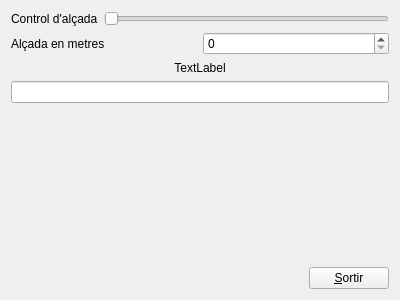
<?xml version="1.0" encoding="UTF-8"?>
<ui version="4.0">
 <class>Form</class>
 <widget class="QWidget" name="Form">
  <property name="geometry">
   <rect>
    <x>0</x>
    <y>0</y>
    <width>400</width>
    <height>300</height>
   </rect>
  </property>
  <property name="windowTitle">
   <string>Exemple d'ús de Qt Designer</string>
  </property>
  <layout class="QVBoxLayout" name="verticalLayout">
   <item>
    <layout class="QHBoxLayout" name="horizontalLayout">
     <item>
      <widget class="QLabel" name="label">
       <property name="text">
        <string>Control d'alçada</string>
       </property>
      </widget>
     </item>
     <item>
      <widget class="QSlider" name="horizontalSlider">
       <property name="orientation">
        <enum>Qt::Horizontal</enum>
       </property>
      </widget>
     </item>
    </layout>
   </item>
   <item>
    <layout class="QHBoxLayout" name="horizontalLayout_2">
     <item>
      <widget class="QLabel" name="label_2">
       <property name="text">
        <string>Alçada en metres</string>
       </property>
      </widget>
     </item>
     <item>
      <widget class="QSpinBox" name="spinBox"/>
     </item>
    </layout>
   </item>
   <item>
    <widget class="MyLabel" name="label_3">
     <property name="text">
      <string>TextLabel</string>
     </property>
     <property name="alignment">
      <set>Qt::AlignCenter</set>
     </property>
     <property name="margin">
      <number>10</number>
     </property>
    </widget>
   </item>
   <item>
    <widget class="QLineEdit" name="lineEdit">
     <property name="enabled">
      <bool>true</bool>
     </property>
     <property name="sizePolicy">
      <sizepolicy hsizetype="Expanding" vsizetype="Fixed">
       <horstretch>0</horstretch>
       <verstretch>0</verstretch>
      </sizepolicy>
     </property>
     <property name="alignment">
      <set>Qt::AlignCenter</set>
     </property>
    </widget>
   </item>
   <item>
    <spacer name="verticalSpacer">
     <property name="orientation">
      <enum>Qt::Vertical</enum>
     </property>
     <property name="sizeHint" stdset="0">
      <size>
       <width>20</width>
       <height>86</height>
      </size>
     </property>
    </spacer>
   </item>
   <item>
    <layout class="QHBoxLayout" name="horizontalLayout_3">
     <item>
      <spacer name="horizontalSpacer">
       <property name="orientation">
        <enum>Qt::Horizontal</enum>
       </property>
       <property name="sizeHint" stdset="0">
        <size>
         <width>248</width>
         <height>20</height>
        </size>
       </property>
      </spacer>
     </item>
     <item>
      <widget class="QPushButton" name="pushButton">
       <property name="text">
        <string>&amp;Sortir</string>
       </property>
      </widget>
     </item>
    </layout>
   </item>
  </layout>
 </widget>
 <customwidgets>
  <customwidget>
   <class>MyLabel</class>
   <extends>QLabel</extends>
   <header>mylabel.h</header>
   <slots>
    <slot>setModifiedText(QString)</slot>
   </slots>
  </customwidget>
 </customwidgets>
 <resources/>
 <connections>
  <connection>
   <sender>horizontalSlider</sender>
   <signal>sliderMoved(int)</signal>
   <receiver>spinBox</receiver>
   <slot>setValue(int)</slot>
   <hints>
    <hint type="sourcelabel">
     <x>206</x>
     <y>34</y>
    </hint>
    <hint type="destinationlabel">
     <x>220</x>
     <y>57</y>
    </hint>
   </hints>
  </connection>
  <connection>
   <sender>pushButton</sender>
   <signal>clicked()</signal>
   <receiver>Form</receiver>
   <slot>close()</slot>
   <hints>
    <hint type="sourcelabel">
     <x>317</x>
     <y>274</y>
    </hint>
    <hint type="destinationlabel">
     <x>164</x>
     <y>216</y>
    </hint>
   </hints>
  </connection>
  <connection>
   <sender>lineEdit</sender>
   <signal>textChanged(QString)</signal>
   <receiver>label_3</receiver>
   <slot>setModifiedText(QString)</slot>
   <hints>
    <hint type="sourcelabel">
     <x>167</x>
     <y>136</y>
    </hint>
    <hint type="destinationlabel">
     <x>180</x>
     <y>98</y>
    </hint>
   </hints>
  </connection>
 </connections>
</ui>
